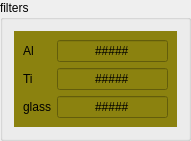
   <widget class="QGroupBox" name="groupBox_8">
    <property name="geometry">
     <rect>
      <x>880</x>
      <y>260</y>
      <width>191</width>
      <height>111</height>
     </rect>
    </property>
    <property name="title">
     <string>filters</string>
    </property>
    <layout class="QHBoxLayout" name="horizontalLayout_9">
     <item>
      <widget class="QWidget" name="widget_4" native="true">
       <property name="styleSheet">
        <string notr="true">background-color: rgb(139, 130, 15);</string>
       </property>
       <layout class="QFormLayout" name="formLayout_2">
        <property name="fieldGrowthPolicy">
         <enum>QFormLayout::AllNonFixedFieldsGrow</enum>
        </property>
        <item row="0" column="0">
         <widget class="QLabel" name="label_10">
          <property name="text">
           <string>Al</string>
          </property>
          <property name="alignment">
           <set>Qt::AlignLeading|Qt::AlignLeft|Qt::AlignVCenter</set>
          </property>
         </widget>
        </item>
        <item row="0" column="1">
         <widget class="caLineEdit" name="calineedit_34">
          <property name="sizePolicy">
           <sizepolicy hsizetype="Expanding" vsizetype="Expanding">
            <horstretch>0</horstretch>
            <verstretch>0</verstretch>
           </sizepolicy>
          </property>
          <property name="text">
           <string>#####</string>
          </property>
          <property name="alignment">
           <set>Qt::AlignCenter</set>
          </property>
          <property name="channel" stdset="0">
           <string notr="true">9idcUSX:pf4:filterAl</string>
          </property>
          <property name="unitsEnabled">
           <bool>true</bool>
          </property>
         </widget>
        </item>
        <item row="1" column="0">
         <widget class="QLabel" name="label_13">
          <property name="text">
           <string>Ti</string>
          </property>
          <property name="alignment">
           <set>Qt::AlignLeading|Qt::AlignLeft|Qt::AlignVCenter</set>
          </property>
         </widget>
        </item>
        <item row="1" column="1">
         <widget class="caLineEdit" name="calineedit_33">
          <property name="sizePolicy">
           <sizepolicy hsizetype="Expanding" vsizetype="Expanding">
            <horstretch>0</horstretch>
            <verstretch>0</verstretch>
           </sizepolicy>
          </property>
          <property name="text">
           <string>#####</string>
          </property>
          <property name="alignment">
           <set>Qt::AlignCenter</set>
          </property>
          <property name="channel" stdset="0">
           <string notr="true">9idcUSX:pf4:filterTi</string>
          </property>
          <property name="unitsEnabled">
           <bool>true</bool>
          </property>
         </widget>
        </item>
        <item row="2" column="0">
         <widget class="QLabel" name="label_14">
          <property name="text">
           <string>glass</string>
          </property>
          <property name="alignment">
           <set>Qt::AlignLeading|Qt::AlignLeft|Qt::AlignVCenter</set>
          </property>
         </widget>
        </item>
        <item row="2" column="1">
         <widget class="caLineEdit" name="calineedit_35">
          <property name="sizePolicy">
           <sizepolicy hsizetype="Expanding" vsizetype="Expanding">
            <horstretch>0</horstretch>
            <verstretch>0</verstretch>
           </sizepolicy>
          </property>
          <property name="text">
           <string>#####</string>
          </property>
          <property name="alignment">
           <set>Qt::AlignCenter</set>
          </property>
          <property name="channel" stdset="0">
           <string notr="true">9idcUSX:pf42:filterGlass</string>
          </property>
          <property name="unitsEnabled">
           <bool>true</bool>
          </property>
         </widget>
        </item>
       </layout>
      </widget>
     </item>
    </layout>
   </widget>
